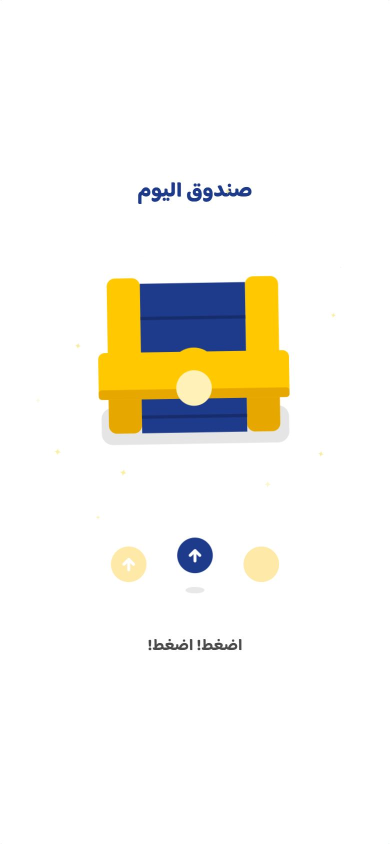
#> input picture tools/brilliant-sounds/screens/chest2.jpg, 780 x 1688 px, given in place of qaddour-base.png, which was not available (shown at 1/2 size)
$ python mascot_edit.py down --from brilliant-sounds/screens/chest2.jpg
#> lines starting #> are read from the running program, lines starting #| are printed output that depends on the picture; pictures that were not available may be replaced by others from this repository, and a replacement may not be noted
# -*- coding: utf-8 -*-
"""Run one of قدّور's arm edits through the OpenAI images edit API, then make the
result honest.

Why not just take what the API returns: the model re-renders the WHOLE picture, and
the parts outside the mask come back close to the original, not identical. And it
returns a fixed size (1536x1024 here), not the drawing's 1361x1156. Either one would
put the face at a slightly different place in every body, and the face rig needs them
all to line up.

So this script:
  1. pads the drawing and the mask to the API's aspect ratio (cream fill / keep),
  2. calls /v1/images/edits with the exact mask from tools/mascot_masks.py,
  3. resizes the answer back and crops the padding off,
  4. composites ONLY the hole region onto the untouched original --
     everything outside the mask is then byte-identical by construction,
  5. writes a side-by-side (original | raw answer | composite) to look at.

Needs OPENAI_API_KEY in the environment or in a .env file at the repo root
(KEY=VALUE; .env is gitignored). Uses curl, which every machine here has.

    python tools/mascot_edit.py down
    python tools/mascot_edit.py up --model gpt-image-1 --quality high
"""
import argparse, base64, json, os, subprocess, sys, tempfile
import numpy as np
from PIL import Image

ROOT  = os.path.dirname(os.path.dirname(os.path.abspath(__file__)))
EDITS = os.path.join(ROOT, "assets", "mascot", "edits")
DOC   = os.path.join(ROOT, "MASCOT-EDITS.md")
BG    = (251, 238, 221)
API   = "https://api.openai.com/v1/images/edits"

def api_key():
    k = os.environ.get("OPENAI_API_KEY")
    if k: return k
    env = os.path.join(ROOT, ".env")
    if os.path.exists(env):
        for line in open(env, encoding="utf-8"):
            line = line.strip()
            if line.startswith("OPENAI_API_KEY="):
                return line.split("=", 1)[1].strip().strip('"').strip("'")
    sys.exit("No OPENAI_API_KEY in the environment or in .env")

def prompt_for(pose):
    """The prompt lives in MASCOT-EDITS.md, once. Pull the fenced block under its heading."""
    md = open(DOC, encoding="utf-8").read()
    head = f"`{pose}`"
    i = md.find(head)
    if i < 0: sys.exit(f"no section for {pose} in MASCOT-EDITS.md")
    a = md.find("```\n", i) + 4
    b = md.find("\n```", a)
    return md[a:b].strip()

def pad_to(img, W, H, fill):
    """Centre img on a W x H canvas of `fill`. Returns (canvas, x_off, y_off)."""
    w, h = img.size
    canvas = Image.new("RGBA", (W, H), fill)
    x, y = (W - w) // 2, (H - h) // 2
    canvas.paste(img, (x, y))
    return canvas, x, y

def main():
    sys.stdout.reconfigure(encoding="utf-8")   # the prompt echo has em-dashes; the console default mangles them
    ap = argparse.ArgumentParser()
    ap.add_argument("pose", choices=["down", "up", "book"])
    ap.add_argument("--model", default="gpt-image-1")
    ap.add_argument("--quality", default="high", choices=["low", "medium", "high", "auto"])
    ap.add_argument("--size", default="1536x1024", help="API output size; sets the padding aspect")
    ap.add_argument("--no-fidelity", action="store_true", help="omit input_fidelity=high if the model rejects it")
    ap.add_argument("--dry", action="store_true", help="prepare files and print the request, no call")
    ap.add_argument("--from", dest="src", help="skip the API: composite this hand-made result (e.g. saved from ChatGPT)")
    a = ap.parse_args()

    base = Image.open(os.path.join(EDITS, "qaddour-base.png")).convert("RGBA")
    mask = Image.open(os.path.join(EDITS, f"mask-{a.pose}.png")).convert("RGBA")
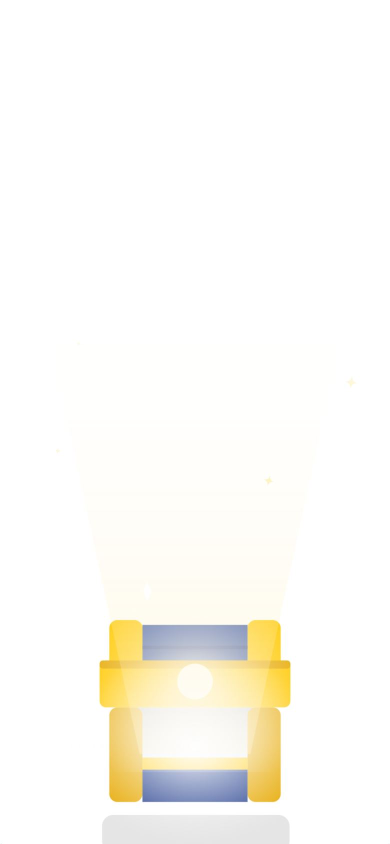
#> input picture tools/brilliant-sounds/screens/chest3.jpg, 780 x 1688 px, given in place of mask-down.png, which was not available (shown at 1/2 size)
    W, H = base.size
#> W = 780; H = 1688

    if a.src:
        # a browser tool returns its own size; assume it kept the framing and scale back.
        # The drift number printed at the end says whether that assumption held.
        back = Image.open(a.src).convert("RGBA").resize((W, H), Image.LANCZOS)
        finish(a.pose, base, mask, back, W, H, src=a.src)
        return

    ow, oh = map(int, a.size.split("x"))

    # pad to the output aspect: the API scales the padded frame to ow x oh uniformly
    if W / H < ow / oh: PW, PH = round(H * ow / oh), H        # add columns
    else:               PW, PH = W, round(W * oh / ow)        # add rows
    pbase, x0, y0 = pad_to(base, PW, PH, BG + (255,))
    pmask, _, _   = pad_to(mask, PW, PH, (0, 0, 0, 255))      # padding is "keep"

    tmp = tempfile.mkdtemp(prefix="qaddour-")
    pb, pm, pp = os.path.join(tmp, "base.png"), os.path.join(tmp, "mask.png"), os.path.join(tmp, "prompt.txt")
    pbase.save(pb); pmask.save(pm)
    prompt = prompt_for(a.pose)
    # curl reads the field from the file (`<`), so the em-dashes and any Arabic never
    # pass through the Windows command line and its code page
    open(pp, "w", encoding="utf-8").write(prompt)

    print(f"{a.pose}: padded {W}x{H} -> {PW}x{PH} (offset {x0},{y0}); model {a.model}, {a.size}, {a.quality}")
    if a.dry:
        print("prompt:\n" + prompt); print("files:", pb, pm); return

    cmd = ["curl", "-sS", API, "-H", f"Authorization: Bearer {api_key()}",
           "-F", f"model={a.model}", "-F", f"image=@{pb}", "-F", f"mask=@{pm}",
           "-F", f"prompt=<{pp}", "-F", f"size={a.size}", "-F", f"quality={a.quality}", "-F", "n=1"]
    if not a.no_fidelity: cmd += ["-F", "input_fidelity=high"]

    out = subprocess.run(cmd, capture_output=True, text=True)
    if out.returncode != 0: sys.exit("curl failed: " + out.stderr)
    try:
        js = json.loads(out.stdout)
    except json.JSONDecodeError:
        sys.exit("not JSON:\n" + out.stdout[:800])
    if "error" in js: sys.exit("API error: " + json.dumps(js["error"], ensure_ascii=False, indent=2))

    raw = Image.open(__import__("io").BytesIO(base64.b64decode(js["data"][0]["b64_json"]))).convert("RGBA")
    raw.save(os.path.join(EDITS, f"raw-{a.pose}.png"))

    # back to the drawing's own frame
    back = raw.resize((PW, PH), Image.LANCZOS).crop((x0, y0, x0 + W, y0 + H))
    finish(a.pose, base, mask, back, W, H, src="API")

def finish(pose, base, mask, back, W, H, src):
    """Composite the hole from `back` onto the untouched original, prove it, picture it."""
#> called with pose = 'down', W = 780, H = 1688, src = 'brilliant-sounds/screens/chest2.jpg'
    hole = (np.asarray(mask.split()[3]) == 0)
#> hole: shape (1688, 780) bool; every value is 0
    comp = np.asarray(base).copy()
    comp[hole] = np.asarray(back)[hole]
    result = Image.fromarray(comp, "RGBA")
    out_path = os.path.join(EDITS, f"qaddour-{pose}.png")
    result.save(out_path)

    # proof, and a picture to judge the arm and the seam by
    diff = np.abs(comp[~hole].astype(int) - np.asarray(base)[~hole].astype(int)).max()
#> diff = 0
    drift = np.abs(np.asarray(back)[~hole].astype(int) - np.asarray(base)[~hole].astype(int)).mean()
#> drift = 0
    print(f"wrote {out_path}  size {result.size}")
#| wrote assets/mascot/edits/qaddour-down.png  size (780, 1688)
    print(f"outside the mask: composite max diff = {diff}   ({src} answer had drifted {drift:.1f}/255 on average"
          + ("" if drift < 12 else " -- HIGH: the framing did not match, the arm is probably misplaced too") + ")")
#| outside the mask: composite max diff = 0   (brilliant-sounds/screens/chest2.jpg answer had drifted 0.0/255 on average)
    strip = Image.new("RGB", (W * 3 + 40, H), BG)
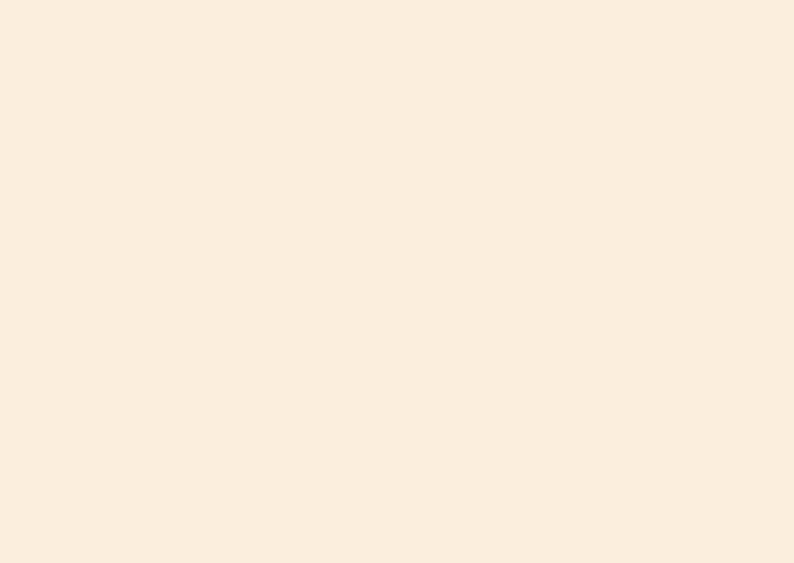
#> strip: PIL image 2380x1688 RGB (shown at 1/3 size); mean R, G, B 251, 238, 221
    for i, im in enumerate((base, back, result)):
        strip.paste(im.convert("RGB"), (i * (W + 20), 0))
#> this loop made 3 passes
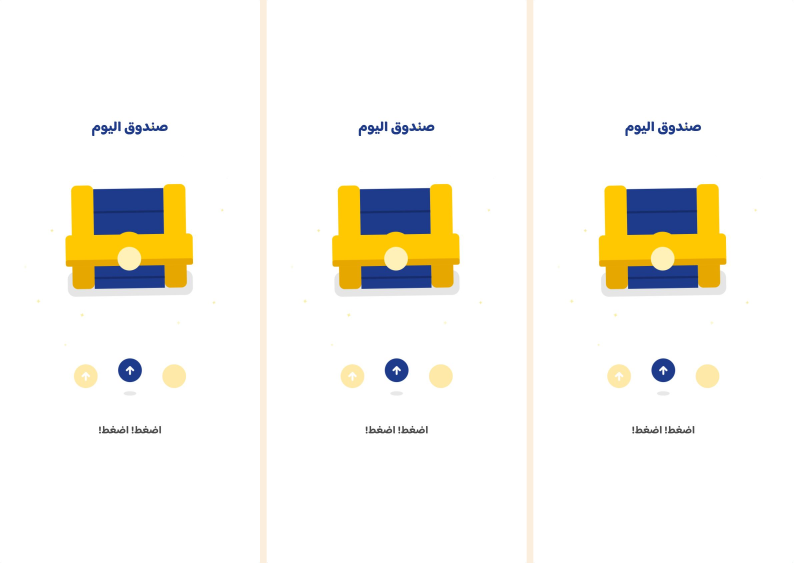
#> strip: PIL image 2380x1688 RGB (shown at 1/3 size); mean R, G, B 245.9, 244, 237.3
    strip.thumbnail((1800, 1800))
#> strip: PIL image 1800x1277 RGB
    strip.save(os.path.join(EDITS, f"compare-{pose}.png"))
    print(f"compare-{pose}.png: original | answer | composite")

if __name__ == "__main__":
    main()
